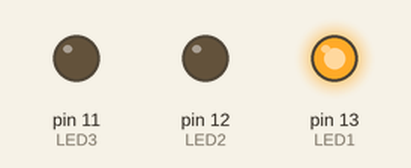
This sketch was run on a simulated Arduino Uno, built with avr-gcc and run on an emulated ATmega328P. Shown: output pins drawn as LEDs (lit = HIGH).

Above: at 0.2 s.
At 1.2 s:
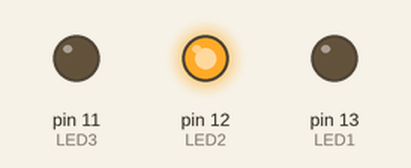
At 2.2 s:
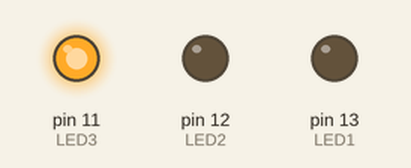
At 5.7 s:
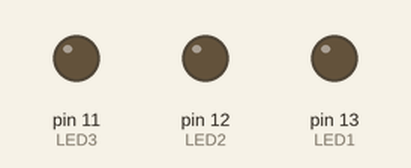
Timing chart, 0 to 6.9 s (numbered marks = the images above):
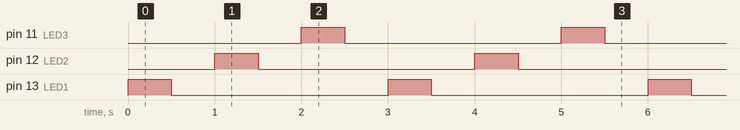

The sketch:

Hello_World_3.ino
```cpp
const int Delay = 500;
const int LED1 = 13;
const int LED2 = 12;
const int LED3 = 11;

void setup() {
  // put your setup code here, to run once:
  pinMode(LED1, OUTPUT); //led1
  pinMode(LED2, OUTPUT); //led2
  pinMode(LED3, OUTPUT); //led3
}

void loop() {
  // put your main code here, to run repeatedly:
  digitalWrite(LED1, HIGH);
  delay(Delay);
  digitalWrite(LED1, LOW);
  delay(Delay);

  digitalWrite(LED2, HIGH);
  delay(Delay);
  digitalWrite(LED2, LOW);
  delay(Delay);

  digitalWrite(LED3, HIGH);
  delay(Delay);
  digitalWrite(LED3, LOW);
  delay(Delay);
}
```

Measured:
- by itself, pin 11 (LED3), pin 12 (LED2), pin 13 (LED1): alternates HIGH for 0.50 s and LOW for 2.5 s
- by itself, everything shown: repeats every 3.0 s, in 6 steps
